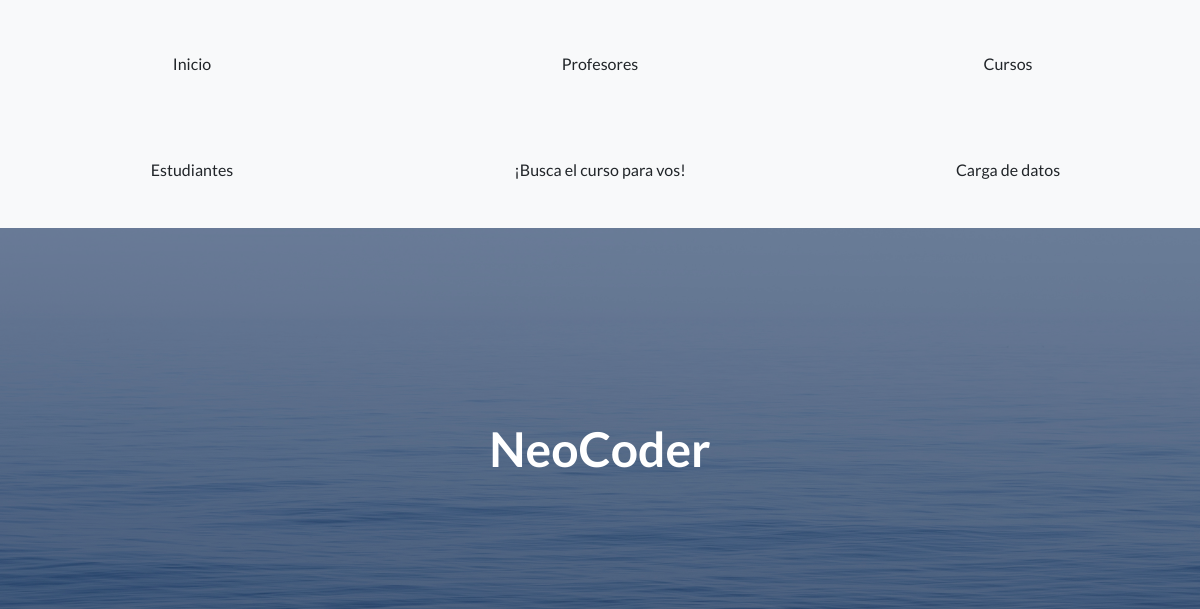
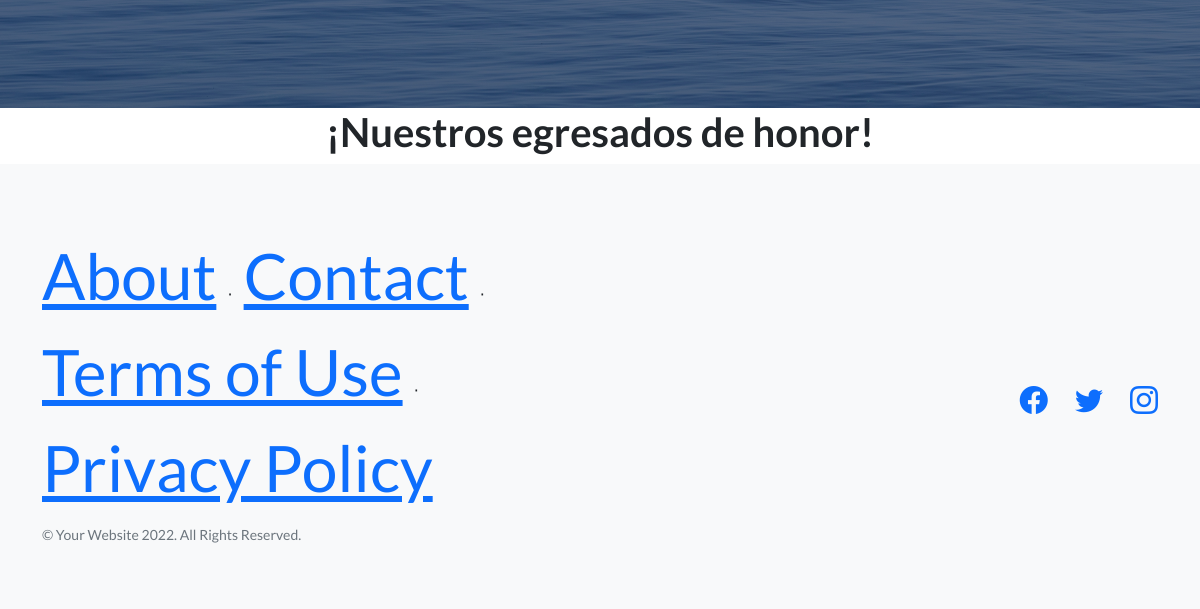
/estudiantes, run on an earlier commit of the app's database (2 pictures, top to bottom).
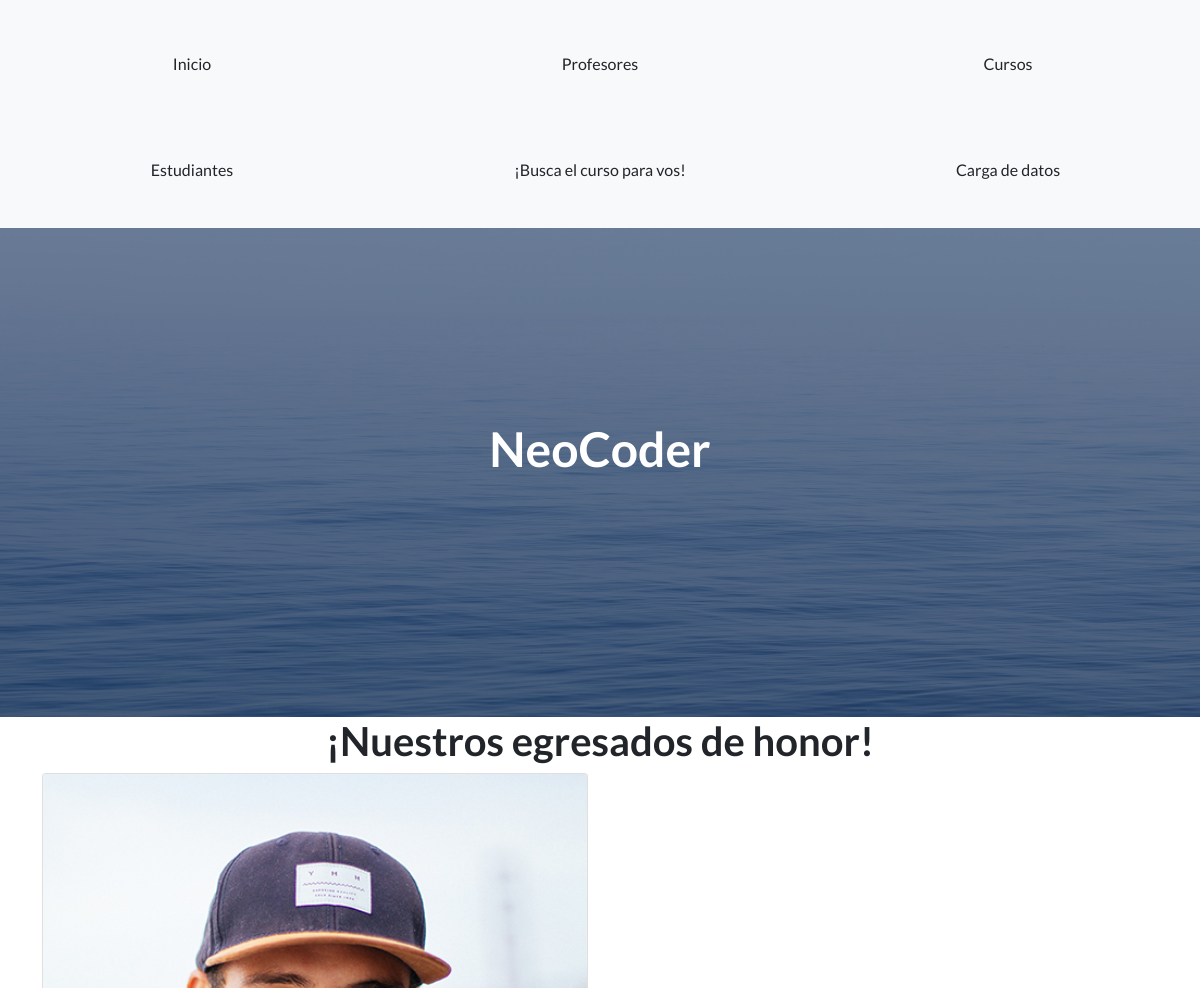
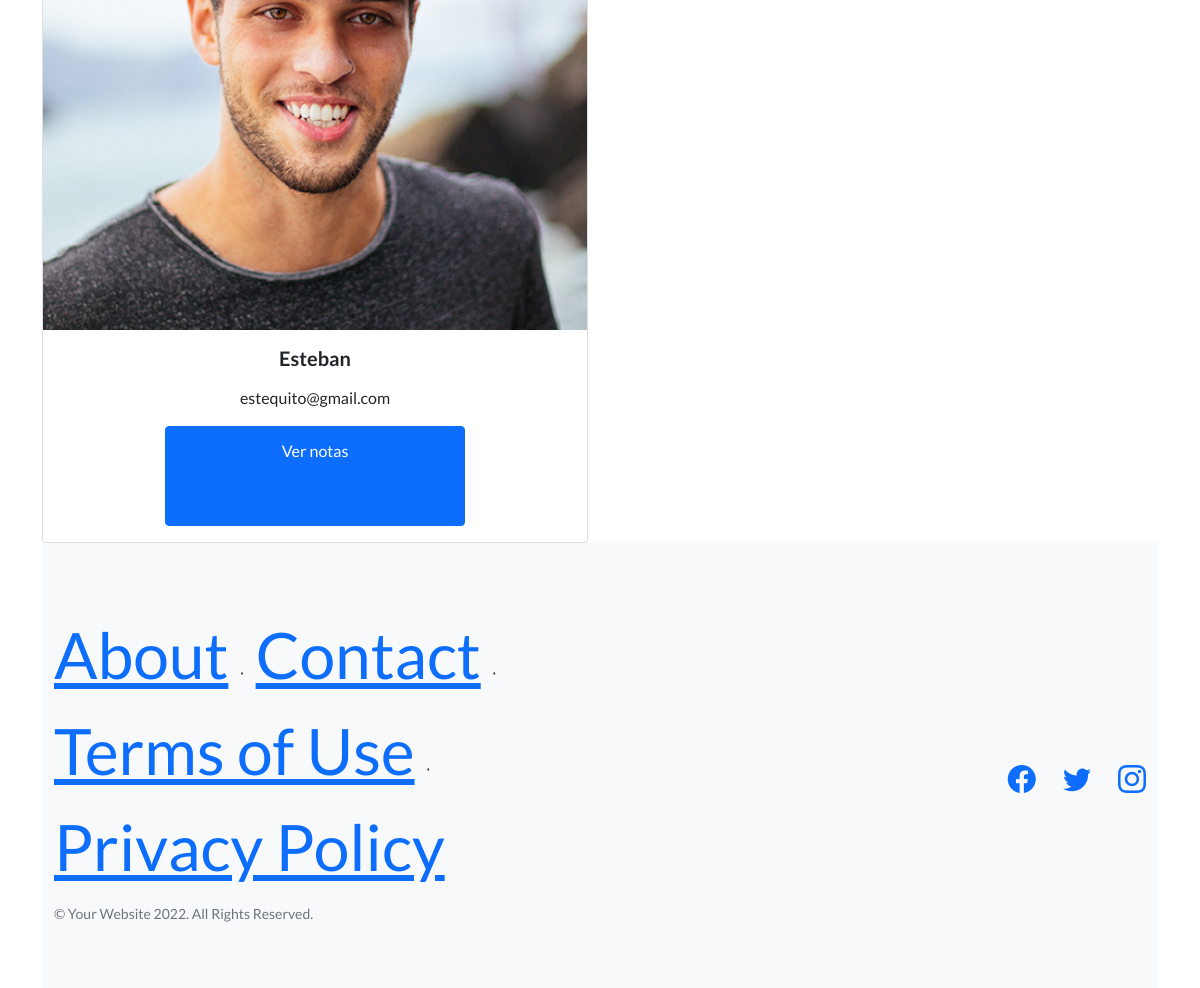
And on a later commit of the database (2 pictures, top to bottom).
### app_coder/models.py (models this page shows)
class Estudiantes(models.Model):
    nombre = models.CharField(max_length=30)
    apellido = models.CharField(max_length=30)
    email= models.EmailField()

### app_coder/views.py (the view)
# urls.py: path('estudiantes', views.estudiantes, name='Estudiantes'),
def estudiantes(request):
    estudiantes = Estudiantes.objects.all() #llama a toda la data en la tabla sql
    dicc = {'estudiantes' : estudiantes}
    plantilla = loader.get_template('estudiantes.html')
    documento = plantilla.render(dicc)
    return HttpResponse(documento)

### app_coder/template/estudiantes.html (shortened to what this page needs)
{% extends 'padre.html' %}
{% load static %}
{% block contenido %}
<h1>¡Nuestros egresados de honor!</h1>
{% for n in estudiantes %}
<div class="container">
    <div class="row">
        <div class="col-12 col-md-6">
            <div class="card" >
                <img src="{%  static 'app_coder/assets/img/testimonials-2.jpg' %}" class="card-img-top" alt="...">
                <div class="card-body">
                <h5 class="card-title">{{n.nombre}}</h5>
                <p class="card-email">{{n.email}}</p>
                <a href="#" class="btn btn-primary">Ver notas</a>
                </div>
            </div>
        </div>
</div>
{% endfor %}
{% endblock %}

### app_coder/template/padre.html (shortened to what this page needs)
<!DOCTYPE html>
<html lang="en">
    <head>
        {% load static %}
        <link href="https://cdn.jsdelivr.net/npm/bootstrap-icons@1.5.0/font/bootstrap-icons.css" rel="stylesheet" type="text/css" />
        <link href="{% static 'app_coder/css/styles.css' %}" rel="stylesheet" />
    </head>
    <body>
        <nav class="navbar navbar-light bg-light static-top">
            <div class="container">
                <a  href="{% url 'Inicio' %}"><button class="btn">Inicio</button></a>
                <a  href="{% url 'Profesores' %}"><button class="btn">Profesores</button></a>
                <a  href="{% url 'Cursos' %}"><button class="btn">Cursos</button></a>
                <a  href="{% url 'Estudiantes' %}"><button class="btn">Estudiantes</button></a>
                <a  href="{% url 'buscar_curso' %}"><button class="btn">¡Busca el curso para vos!</button></a>
                <a  href="{% url 'carga_datos' %}"><button class="btn">Carga de datos</button></a>
            </div>
        </nav>
        <header class="masthead">
            <div class="container position-relative">
                <div class="row justify-content-center">
                    <div class="col-xl-6">
                        <div class="text-center text-white">
                            <h1 class="mb-5">NeoCoder</h1>
                        </div>
                    </div>
                </div>
            </div>
        </header>
        {% block contenido %}
        {% endblock %}
        <footer class="footer bg-light">
            <div class="container">
                <div class="row">
                    <div class="col-lg-6 h-100 text-center text-lg-start my-auto">
                        <ul class="list-inline mb-2">
                            <li class="list-inline-item"><a href="#!">About</a></li>
                            <li class="list-inline-item">⋅</li>
                            <li class="list-inline-item"><a href="#!">Contact</a></li>
                            <li class="list-inline-item">⋅</li>
                            <li class="list-inline-item"><a href="#!">Terms of Use</a></li>
                            <li class="list-inline-item">⋅</li>
                            <li class="list-inline-item"><a href="#!">Privacy Policy</a></li>
                        </ul>
                        <p class="text-muted small mb-4 mb-lg-0">&copy; Your Website 2022. All Rights Reserved.</p>
                    </div>
                    <div class="col-lg-6 h-100 text-center text-lg-end my-auto">
                        <ul class="list-inline mb-0">
                            <li class="list-inline-item me-4">
                                <a href="#!"><i class="bi-facebook fs-3"></i></a>
                            </li>
                            <li class="list-inline-item me-4">
                                <a href="#!"><i class="bi-twitter fs-3"></i></a>
                            </li>
                            <li class="list-inline-item">
                                <a href="#!"><i class="bi-instagram fs-3"></i></a>
                            </li>
                        </ul>
                    </div>
                </div>
            </div>
        </footer>
    </body>
</html>

What changed in the data, as far as the page shows it:
added Estudiantes: nombre "Esteban", email "estequito@gmail.com"
